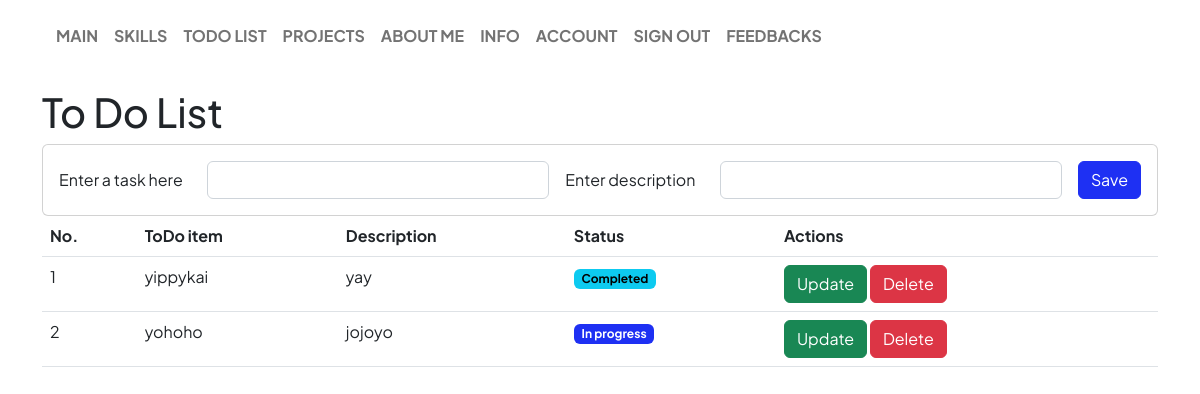
The app's page /todos (signed in) with its own data.
### app/models.py (models this page shows)
class ToDo(db.Model):
    __tablename__ = "todo"
    id = sa.Column(sa.Integer, primary_key=True)
    task = sa.Column(sa.String(80), nullable=False)
    description = sa.Column(sa.String(160), nullable=True)
    completed = sa.Column(sa.Boolean(), nullable=True)

### app/views.py (the view)
@app.route('/todos', methods=["GET"])
def todos():
    form = forms.ToDoForm()
    todo_list = models.ToDo.query.all()
    return render_template("todos.html", form=form, todo_list=todo_list)

### app/forms.py
class ToDoForm(FlaskForm):
    task = StringField("Enter a task here",
                       validators=[
                           Length(max=80),
                           DataRequired(message="This field is required.")
                       ])
    description = StringField("Enter description",
                              validators=[
                                  Length(max=160),
                              ])
    submit = SubmitField("Save")

### app/models.py (called while the page is built)
@login_manager.user_loader
def user_loader(user_id):
    return User.query.get(int(user_id))

### app/views.py (called while the page is built)
@app.after_request
def user_last_seen_update(response):
    if current_user and current_user.is_authenticated:
        current_user.last_seen = datetime.now()
        db.session.commit()
        return response

### app/templates/todos.html (shortened to what this page needs)
{% extends "base.html" %}
{% from "_form_macros.html" import render_field, render_text_input_horizontal %}
{% block page_body %}
<h1>To Do List</h1>
<div class="card mx-auto">
    <div class="card-body">
        <form class="d-flex flex-wrap gap-3 fields-grow-1" method="POST" action="{{ url_for('todo_add') }}" novalidate>
            {{ render_text_input_horizontal(form.task) }}
            {{ render_text_input_horizontal(form.description) }}
            <div class="col-auto">
                {{ render_field(form.submit) }}
            </div>
        </form>
    </div>
</div>
<table class="table">
    <thead>
        <tr class="vertical-center">
            <th>No.</th>
            <th>ToDo item</th>
            <th>Description</th>
            <th>Status</th>
            <th>Actions</th>
        </tr>
    </thead>
    <tbody>
        {% for todo in todo_list %}
        <tr class="vertical-center">
            <td> {{ todo.id }} </td>
            <td> {{ todo.task }}</td>
            <td> {{ todo.description }}</td>
            <td>
                {% if not todo.completed %}
                    <span class="badge text-bg-primary">In progress</span>
                {% else %}
                    <span class="badge text-bg-info">Completed</span>
                {% endif %}
            </td>
            <td>
                <a class="btn btn-success" href="{{ url_for('todo_update', todo_id=todo.id) }}">Update</a>
                <a class="btn btn-danger" href="{{ url_for('todo_delete', todo_id=todo.id) }}">Delete</a>
            </td>
        </tr>
        {% endfor %}
    </tbody>
</table>
{% endblock %}

### records on screen
ToDo: id "1", task "yippykai", description "yay", completed "Completed"
ToDo: id "2", task "yohoho", description "jojoyo", completed "In progress"

### other values on screen
{{ item.name | upper }} "MAIN" "SKILLS" "TODO LIST" "PROJECTS" "ABOUT ME" "INFO" "ACCOUNT" "SIGN OUT" "FEEDBACKS"
{{ field.label.text }} "Enter a task here Enter description"
